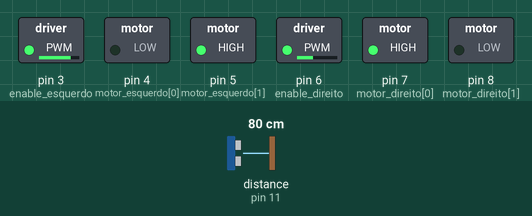
This sketch was run on a simulated Arduino Uno, built with avr-gcc and run on an emulated ATmega328P. Shown: switched loads named in the sketch (green lamp = pin HIGH). The test bench sets the inputs (shaded band); at power-on: distance to the obstacle (sensor on pin 11) 80 cm. The echo pulse lasts 58.3 µs per cm.

Above: at 1.2 s.
1.3 s: distance to the obstacle (sensor on pin 11) set to 23 cm
2.8 s: distance to the obstacle (sensor on pin 11) set to 17 cm
At 4.3 s:
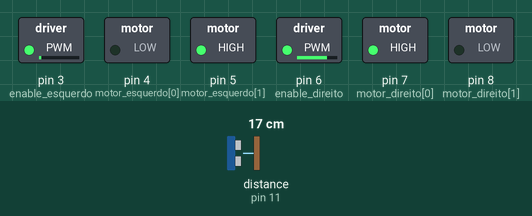
5.3 s: distance to the obstacle (sensor on pin 11) set to 35 cm
8.3 s: distance to the obstacle (sensor on pin 11) set to 2 cm
At 8.9 s:
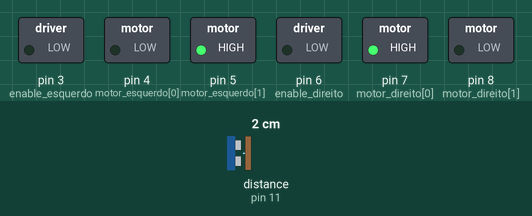
Timing chart, 0 to 11.3 s (numbered marks = the images above; inputs shaded):
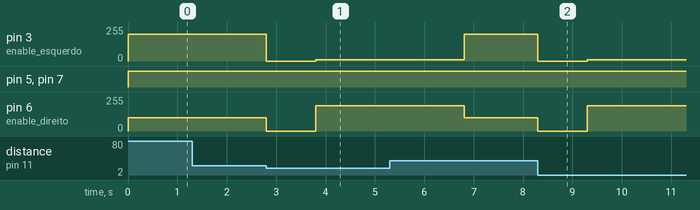

The sketch:

carrinho.ino
```cpp
/* Carrinho autônomo

    Projeto 3 de EA076 ministrado na Universidade Estadual de Campinas

    Resumo:
    Implementação de um carrinho autônomo no Arduino Uno, que desvia de
    obstáculos.

    Comandos implementados:
    1 - Anda reto
      Sincroniza os motores de forma que o carrinho ande reto

    2 - Gira a esquerda
      Sincroniza os motores de forma que o carrinho curve à esquerda

    3- Pare
      Desliga os motores


    Guilherme Nishino Fontebasso - RA 135973
    João Paulo de Tassis Machado - RA 136261
    02.06.2017
*/
// --------------------------------------------------------------------------- Inicializa sensor
#include <Ultrasonic.h>
#define pino_trigger 10 //Pino que envia sinal do sensor ultrassonico
#define pino_echo 11 //Pino que recebe o sinal refletido do sensor ultrassonico
Ultrasonic ultrasonic(pino_trigger, pino_echo); //Funcao da biblioteca Ultrasonic.h, inicializa o sensor

// --------------------------------------------------------------------------- Motores
int motor_esquerdo[] = {4,5}; //Pinos do motor esquerdo
int motor_direito[] = {7, 8}; //Pinos do motor direito
int enable_esquerdo = 3; //PWM de controle de tracao do motor esquerdo
int enable_direito = 6; //PWM de controle de tracao do motor direito
int distancia_limite = 20; //Distancia limite de um obstaculo para o carrinho desviar
// --------------------------------------------------------------------------- Drive

void anda_reto(){ //Faz o carro andar reto
  analogWrite(enable_esquerdo, 200); //Os valores para os sinais PWM foram
  analogWrite(enable_direito, 100);  //definidos para melhor funcionamento prático do carrinho
  digitalWrite(motor_esquerdo[0], LOW); //Define o sentido de rotação dos motores
  digitalWrite(motor_esquerdo[1], HIGH);
  digitalWrite(motor_direito[0], HIGH);
  digitalWrite(motor_direito[1], LOW);
}

void gira_esquerda(){ //Faz o carro curvar a esquerda
  analogWrite(enable_esquerdo, 10); //Os valores para os sinais PWM foram
  analogWrite(enable_direito, 190); //definidos para melhor funcionamento prático do carrinho
  digitalWrite(motor_direito[0],HIGH); //Define o sentido de rotação dos motores
  digitalWrite(motor_direito[1],LOW);
  digitalWrite(motor_esquerdo[0], LOW);
  digitalWrite(motor_esquerdo[1], HIGH);
}

void para_motor(){ //Desliga os motores
  analogWrite(enable_esquerdo, 0);
  analogWrite(enable_direito, 0);

}
// --------------------------------------------------------------------------- Setup
void setup() {
  Serial.begin(9600);
  //Setup das portas do motor
  pinMode(enable_esquerdo, OUTPUT);
  pinMode(enable_direito, OUTPUT);
  int i;
  for(i = 0; i < 2; i++){
  pinMode(motor_esquerdo[i], OUTPUT);
  pinMode(motor_direito[i], OUTPUT);
  }
}

// --------------------------------------------------------------------------- Loop
void loop() {

  float medida_sensor;
  long microsegundo = ultrasonic.timing();
  medida_sensor = ultrasonic.convert(microsegundo, Ultrasonic::CM); //Distancia lida pelo sensor
  if (medida_sensor > distancia_limite){
    anda_reto();
  }
  else{ //Caso haja um obstaculo a uma distancia menor do que a determinada, o carrinho curva a esquerda
    para_motor();
    delay(1000);
    gira_esquerda();
    delay(3000);
  }
}
```

Measured:
- the behaviour switches between 21 and 20 cm on distance to the obstacle (sensor on pin 11) (found by bisection; images 0 and 1)
- after the input at 1.3 s, every drawn part: stays the same
- after the input at 2.8 s, pin 3 (enable_esquerdo): 200/255 → 0/255 at once, → 10/255 1.0 s later; pin 6 (enable_direito): 100/255 → 0/255 at once, → 190/255 1.0 s later
- after the input at 8.3 s, pin 3 (enable_esquerdo): 200/255 → 0/255 at once, → 10/255 1.0 s later; pin 6 (enable_direito): 100/255 → 0/255 at once, → 190/255 1.0 s later
